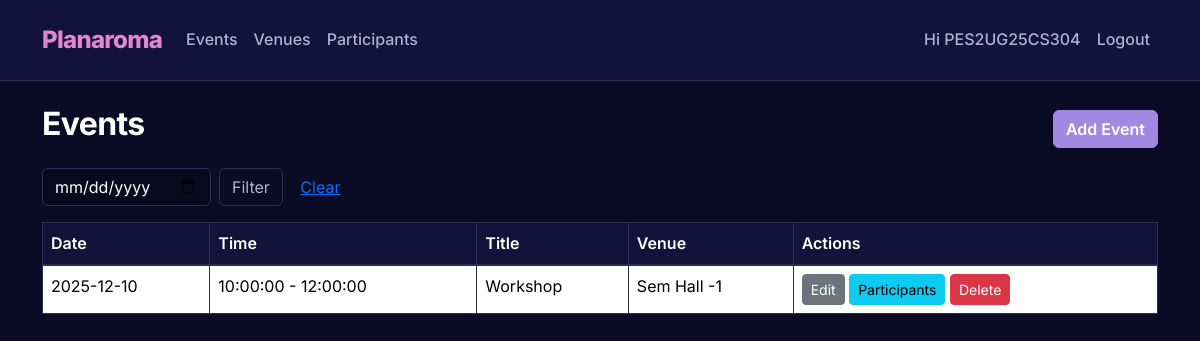
The page /events (signed in) on the database its author committed.
### app/models.py (models this page shows, shortened)
class User(UserMixin, db.Model):
    __tablename__ = 'user'
    id = db.Column(db.Integer, primary_key=True)
    username = db.Column(db.String(80), unique=True, nullable=False)
    password_hash = db.Column(db.String(200), nullable=False)
    role = db.Column(db.String(20), nullable=False, default='viewer')  # admin, staff, viewer

class Event(db.Model):
    __tablename__ = 'event'
    id = db.Column(db.Integer, primary_key=True)
    title = db.Column(db.String(120), nullable=False)
    description = db.Column(db.Text)
    date = db.Column(db.Date, nullable=False)
    start_time = db.Column(db.Time, nullable=False)
    end_time = db.Column(db.Time, nullable=False)
    venue_id = db.Column(db.Integer, db.ForeignKey('venue.id'), nullable=False)
    participant_assoc = db.relationship('EventParticipant', back_populates='event', cascade='all, delete-orphan')
    participants = db.relationship(
        'Participant',
        secondary='event_participants',
        back_populates='events',
        overlaps="participant_assoc,event_assoc"
    )

class Venue(db.Model):
    __tablename__ = 'venue'
    id = db.Column(db.Integer, primary_key=True)
    name = db.Column(db.String(150), nullable=False, unique=True)
    capacity = db.Column(db.Integer, nullable=False, default=0)
    resources_list = db.relationship('Resource', back_populates='venue', cascade='all, delete-orphan')
    events = db.relationship('Event', backref='venue', lazy=True, cascade='all, delete-orphan')

### app/routes.py (the view)
@main_bp.route('/events')
@login_required
def list_events():
    q_date = request.args.get('date')
    if q_date:
        try:
            dt = datetime.strptime(q_date, '%Y-%m-%d').date()
            events = Event.query.filter_by(date=dt).order_by(Event.start_time).all()
        except Exception:
            events = Event.query.order_by(Event.date, Event.start_time).all()
    else:
        events = Event.query.order_by(Event.date, Event.start_time).all()
    return render_template('events/list.html', events=events)

### app/__init__.py (called while the page is built)
def create_app():
    app = Flask(__name__, static_folder='static', template_folder='templates')
    app.config.from_object(Config)
    db.init_app(app)
    login_manager.init_app(app)
    from .models import User
    @login_manager.user_loader
    def load_user(user_id):
        return User.query.get(int(user_id))
    from .routes import main_bp
    from .auth import auth_bp
    app.register_blueprint(main_bp)
    app.register_blueprint(auth_bp)
    return app

### app/templates/events/list.html
{% extends 'base.html' %}
{% block content %}
<div class="d-flex justify-content-between align-items-center mb-3">
    <h2>Events</h2>
    {% if current_user.is_authenticated %}
      <a class="btn btn-primary" href="{{ url_for('main.add_event') }}">Add Event</a>
    {% endif %}
</div>
<form class="row g-2 mb-3" method="get" action="{{ url_for('main.list_events') }}">
    <div class="col-auto">
        <input type="date" name="date" class="form-control" value="{{ request.args.get('date','') }}">
    </div>
    <div class="col-auto">
        <button class="btn btn-outline-secondary">Filter</button>
        <a href="{{ url_for('main.list_events') }}" class="btn btn-link">Clear</a>
    </div>
</form>
<table class="table table-bordered">
    <thead>
        <tr>
            <th>Date</th>
            <th>Time</th>
            <th>Title</th>
            <th>Venue</th>
            {% if current_user.is_authenticated %}<th>Actions</th>{% endif %}
        </tr>
    </thead>
    <tbody>
        {% for e in events %}
        <tr>
            <td>{{ e.date }}</td>
            <td>{{ e.start_time }} - {{ e.end_time }}</td>
            <td>{{ e.title }}</td>
            <td>{{ e.venue.name if e.venue else 'N/A' }}</td>
            {% if current_user.is_authenticated %}
            <td>
                <a class="btn btn-sm btn-secondary" href="{{ url_for('main.edit_event', event_id=e.id) }}">Edit</a>
                <a class="btn btn-sm btn-info" href="{{ url_for('main.event_participants_view', event_id=e.id) }}">
                  Participants
                </a>
                <form method="POST" action="{{ url_for('main.delete_event', event_id=e.id) }}" style="display:inline-block" onsubmit="return confirm('Delete event?');">
                    <button class="btn btn-sm btn-danger">Delete</button>
                </form>
            </td>
            {% endif %}
        </tr>
        {% else %}
        <tr><td colspan="5" class="text-center">No events yet.</td></tr>
        {% endfor %}
    </tbody>
</table>
{% endblock %}

### app/templates/base.html (shortened to what this page needs)
<!doctype html>
<html lang="en">
<head>
    <link href="https://cdn.jsdelivr.net/npm/bootstrap@5.3.2/dist/css/bootstrap.min.css" rel="stylesheet">
    <link href="{{ url_for('static', filename='style.css') }}" rel="stylesheet">
</head>
<body>
<nav class="navbar navbar-expand-lg navbar-light bg-light mb-4">
  <div class="container">
    <a class="navbar-brand" href="{{ url_for('main.dashboard') }}">
        Planaroma
    </a>
    <div class="collapse navbar-collapse" id="navbarNav">
      <ul class="navbar-nav me-auto">
        <li class="nav-item">
          <a class="nav-link" href="{{ url_for('main.list_events') }}">Events</a>
        </li>
        <li class="nav-item">
          <a class="nav-link" href="{{ url_for('main.list_venues') }}">Venues</a>
        </li>
        <li class="nav-item">
          <a class="nav-link" href="{{ url_for('main.list_participants') }}">Participants</a>
        </li>
      </ul>
      <ul class="navbar-nav ms-auto">
        {% if current_user.is_authenticated %}
          <li class="nav-item">
            <a class="nav-link">Hi {{ current_user.username }}</a>
          </li>
          <li class="nav-item">
            <a class="nav-link" href="{{ url_for('auth.logout') }}">Logout</a>
          </li>
        {% else %}
          <li class="nav-item">
            <a class="nav-link" href="{{ url_for('auth.login') }}">Login</a>
          </li>
        {% endif %}
      </ul>
    </div>
  </div>
</nav>
<div class="container">
    {% block content %}{% endblock %}
</div>
</body>
</html>

### app/static/style.css (style rules this page uses)
:root { --bg-primary: #0B0B26; --card-surface: #12123A; --text-primary: #FFFFFF; --text-secondary: #B0B0D0; --accent-pink: #E086D3; --accent-purple: #A288E3; --border-color: #2D2D55; --border-radius: 12px; --font-family: 'Inter', sans-serif; }
body { background-color: var(--bg-primary); color: var(--text-secondary); font-family: var(--font-family); line-height: 1.6; }
h1, h2, h3, h4, h5, h6 { color: var(--text-primary); font-weight: 700; letter-spacing: -0.02em; }
a { color: var(--accent-purple); text-decoration: none; transition: color 0.2s ease; }
.navbar { background-color: var(--card-surface) !important; border-bottom: 1px solid var(--border-color); padding: 1rem 0; }
.navbar-brand { color: var(--accent-pink) !important; font-weight: 800; font-size: 1.5rem; letter-spacing: -0.03em; }
.nav-link { color: var(--text-secondary) !important; font-weight: 500; }
.btn-primary { background-color: var(--accent-purple); border-color: var(--accent-purple); color: #fff; font-weight: 600; }
.btn-outline-secondary { color: var(--text-secondary); border-color: var(--border-color); }
.table { color: var(--text-secondary); border-color: var(--border-color); }
.table thead th { background-color: var(--card-surface); color: var(--text-primary); border-bottom: 2px solid var(--border-color); font-weight: 600; }
.table td, .table th { border-color: var(--border-color); }
.form-control, .form-select { background-color: rgba(0, 0, 0, 0.2); border: 1px solid var(--border-color); color: var(--text-primary); }
.form-control::placeholder { color: rgba(176, 176, 208, 0.5); }

### rows shown on the page
User: username "PES2UG25CS304"
Event: date "2025-12-10", start_time "10:00:00", end_time "12:00:00", title "Workshop", venue "Sem Hall -1"
